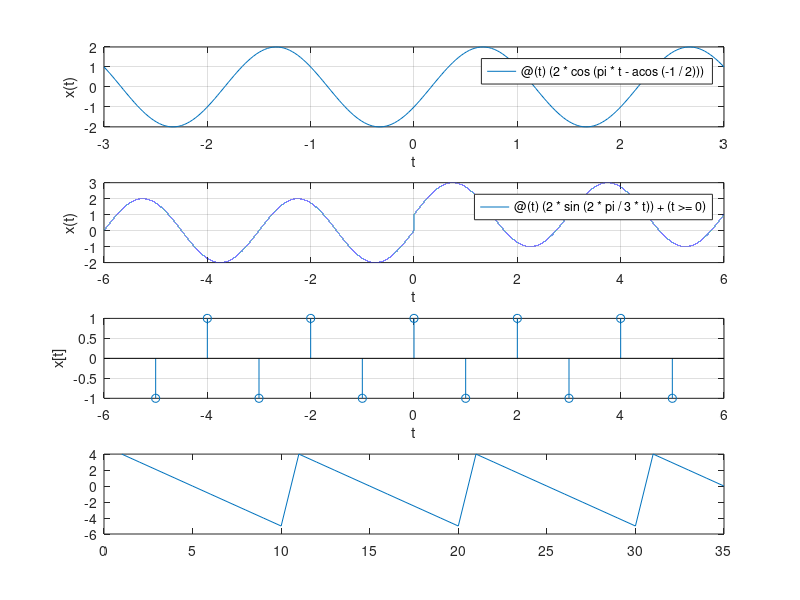

Recreate this plot in MATLAB.
subplot(4,1,1)
x=@(t)(2*cos(pi*t-acos(-1/2)));
fplot(x, [-3, 3]); grid;
xlabel('t'); ylabel('x(t)')

subplot(4,1,2)
x=@(t)(2*sin(2*pi/3*t))+(t>=0);
fplot(x, [-6, 6]); grid;
xlabel('t'); ylabel('x(t)')

subplot(4,1,3)
t=-5:1:5;
xs=@(t) cos(pi*t);
stem(t,xs(t)); grid;
xlabel('t');ylabel('x[t]')

subplot(4,1,4) %mod(n,N)
N=10;
n=1:3.5*N;
xm=mod(-n,N)-5;
plot(n,xm);
